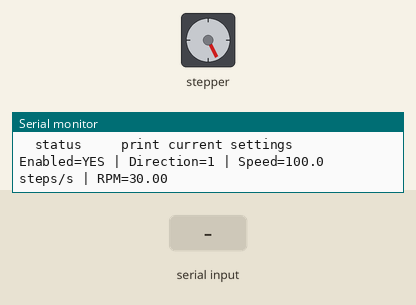
The sketch below on a simulated ESP32. On the bench: stepper motor, the last lines printed to the serial monitor. Wiring (inferred from the names in the program): stepper motor driver (200 steps per turn assumed): step GPIO 26; direction GPIO 25; enable GPIO 27. The test bench sets the inputs (shaded band).

Above: at 1.7 s.
1.8 s: "s 90\n" received over Serial
At 2.17 s:
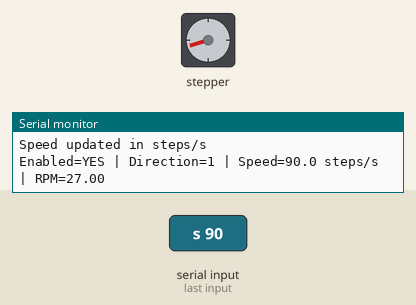
4.8 s: "r 90\n" received over Serial
7.8 s: "s 90\n" received over Serial
10.8 s: "stop\n" received over Serial
At 10.8 s:
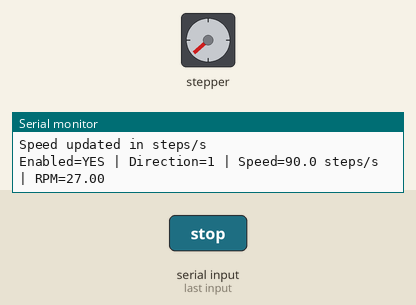
12.3 s: "start\n" received over Serial
At 12.75 s:
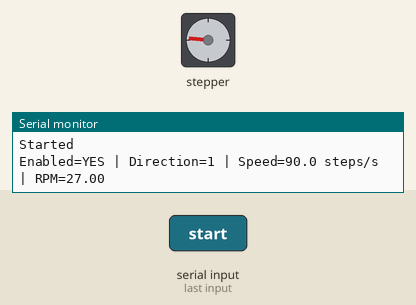
Timing chart, 0 to 16.3 s (numbered marks = the images above; inputs shaded):
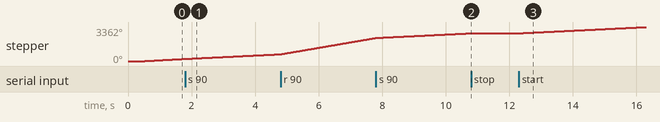

Measured:
- after the input at 10.8 s, stepper: stops changing and stays 2748°
- after the input at 12.3 s, stepper: keeps turning clockwise at about 154°/s, starting at once

The sketch:

simple-stepper-drv8825.ino
```cpp
// DRV8825 + NEMA17 serial speed/direction test for ESP32.
// Open Serial Monitor at 115200 baud and set line ending to "Newline".
//
// Wiring:
// GPIO26 -> STEP
// GPIO25 -> DIR
// GPIO27 -> EN
//
// DRV8825 requirements:
// EN is active LOW: 0V enabled, HIGH disabled.
// RST and SLP must be tied HIGH on the driver/PCB.
// ESP32 GND and DRV8825 GND must be connected together.

const int STEP_PIN = 26;
const int DIR_PIN = 25;
const int EN_PIN = 27;

const int STEPS_PER_REV = 200;      // Full-step motor value. Microstepping changes effective steps/rev.
const int STEP_HIGH_US = 10;        // DRV8825 needs about 1.9 us minimum.
const float MIN_SPEED_SPS = 0.0f;
const float MAX_SPEED_SPS = 1200.0f;

String inputLine = "";
float speedSps = 100.0f;            // Steps per second.
int directionSign = 1;              // 1 or -1.
bool enabled = true;
uint32_t lastStepUs = 0;

void printHelp() {
  Serial.println();
  Serial.println("Commands:");
  Serial.println("  d 1        direction one way");
  Serial.println("  d -1       direction other way");
  Serial.println("  s 100      speed in steps/second");
  Serial.println("  r 30       speed in RPM, based on STEPS_PER_REV");
  Serial.println("  stop       stop stepping");
  Serial.println("  start      enable stepping");
  Serial.println("  status     print current settings");
  Serial.println();
}

void printStatus() {
  float rpm = (speedSps * 60.0f) / (float)STEPS_PER_REV;
  Serial.print("Enabled=");
  Serial.print(enabled ? "YES" : "NO");
  Serial.print(" | Direction=");
  Serial.print(directionSign);
  Serial.print(" | Speed=");
  Serial.print(speedSps, 1);
  Serial.print(" steps/s");
  Serial.print(" | RPM=");
  Serial.println(rpm, 2);
}

void applyOutputs() {
  digitalWrite(DIR_PIN, directionSign > 0 ? HIGH : LOW);
  digitalWrite(EN_PIN, enabled ? LOW : HIGH);
}

void setSpeedSps(float sps) {
  speedSps = constrain(sps, MIN_SPEED_SPS, MAX_SPEED_SPS);
  if (speedSps <= 0.01f) {
    enabled = false;
  } else {
    enabled = true;
  }
  applyOutputs();
}

void handleCommand(String cmd) {
  cmd.trim();
  cmd.toLowerCase();
  if (cmd.length() == 0) {
    return;
  }

  if (cmd == "help" || cmd == "h") {
    printHelp();
  } else if (cmd == "status") {
    printStatus();
  } else if (cmd == "stop") {
    enabled = false;
    applyOutputs();
    Serial.println("Stopped");
  } else if (cmd == "start") {
    if (speedSps > 0.01f) {
      enabled = true;
      applyOutputs();
    }
    Serial.println("Started");
  } else if (cmd.startsWith("d ")) {
    int d = cmd.substring(2).toInt();
    directionSign = (d >= 0) ? 1 : -1;
    applyOutputs();
    Serial.println("Direction updated");
  } else if (cmd.startsWith("s ")) {
    float sps = cmd.substring(2).toFloat();
    setSpeedSps(sps);
    Serial.println("Speed updated in steps/s");
  } else if (cmd.startsWith("r ")) {
    float rpm = cmd.substring(2).toFloat();
    setSpeedSps((rpm * (float)STEPS_PER_REV) / 60.0f);
    Serial.println("Speed updated in RPM");
  } else {
    Serial.println("Unknown command. Type: help");
  }

  printStatus();
}

void readSerialCommands() {
  while (Serial.available() > 0) {
    char c = (char)Serial.read();
    if (c == '\n' || c == '\r') {
      if (inputLine.length() > 0) {
        handleCommand(inputLine);
        inputLine = "";
      }
    } else {
      inputLine += c;
      if (inputLine.length() > 40) {
        inputLine = "";
        Serial.println("Input too long. Type: help");
      }
    }
  }
}

void runStepper() {
  if (!enabled || speedSps <= 0.01f) {
    digitalWrite(STEP_PIN, LOW);
    return;
  }

  uint32_t now = micros();
  uint32_t intervalUs = (uint32_t)(1000000.0f / speedSps);
  intervalUs = max(intervalUs, (uint32_t)(STEP_HIGH_US + 50));

  if ((uint32_t)(now - lastStepUs) >= intervalUs) {
    lastStepUs = now;
    digitalWrite(STEP_PIN, HIGH);
    delayMicroseconds(STEP_HIGH_US);
    digitalWrite(STEP_PIN, LOW);
  }
}

void setup() {
  Serial.begin(115200);
  delay(500);

  pinMode(STEP_PIN, OUTPUT);
  pinMode(DIR_PIN, OUTPUT);
  pinMode(EN_PIN, OUTPUT);

  digitalWrite(STEP_PIN, LOW);
  applyOutputs();

  Serial.println("DRV8825 serial stepper test started");
  printHelp();
  printStatus();
}

void loop() {
  readSerialCommands();
  runStepper();
}
```
